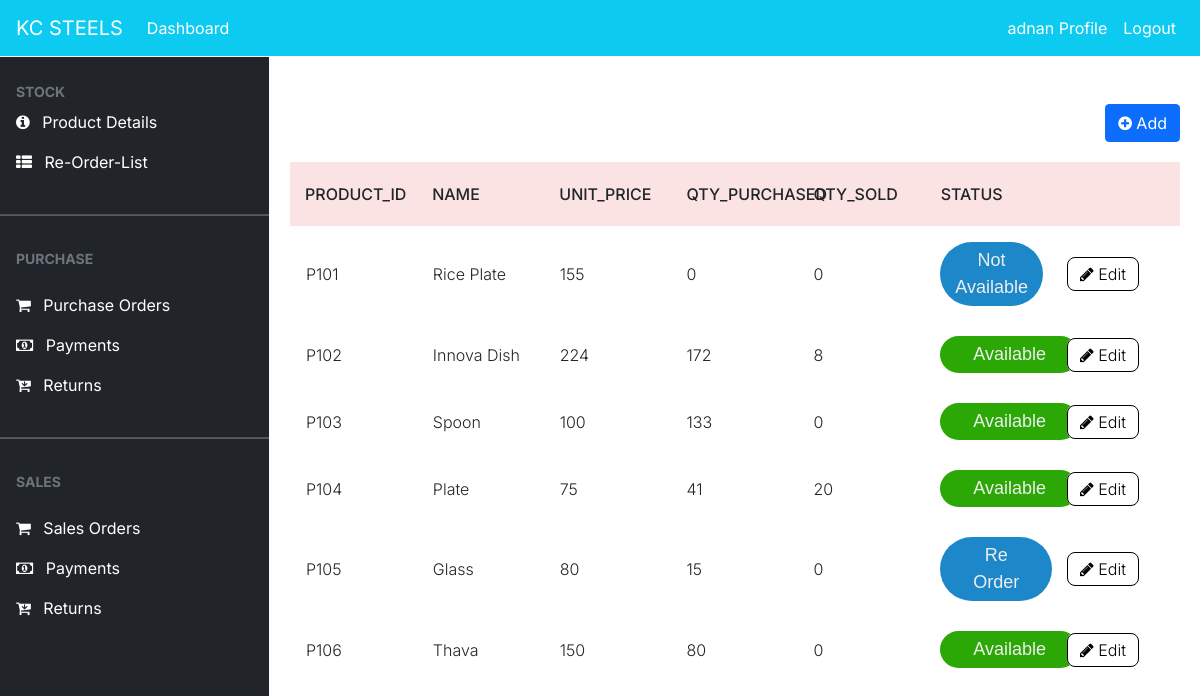
The app's page /stock/ (signed in) with its own data.
### dashboard/models.py (models this page shows, shortened)
class Item(models.Model):
        item_no = models.IntegerField(null=True)
        item_id = models.CharField(max_length=10,null=True)
        name = models.CharField(max_length=100, null=True, blank=False,unique=True)
        unit_price = models.PositiveBigIntegerField(null=True,blank=True)
        qty_available = models.PositiveIntegerField(null=True, default=0)
        qty_sold = models.PositiveIntegerField(null=True, default=0)
        qty_purchased = models.PositiveIntegerField(null=True, default=0)
        status = models.BooleanField(default=False)

### dashboard/views.py (the view)
# urls.py: path('stock/',views.stock,name='stock'),
@login_required
def stock(request):
    items = Item.objects.all()
    p_id = 101 if Item.objects.count() == 0 else Item.objects.aggregate(max=Max('item_no'))["max"] + 1
    if request.method == 'POST':
        price = request.POST.get('unit_price')
        name = request.POST.get('name')
        form = ItemForm(request.POST)
        if form.is_valid():
            Item(item_no=p_id,item_id=(f'{"P"}{p_id}'),name=name,unit_price=price).save()
    else:
        form = ItemForm
    context = {
        'items': items,
        'form' : form,
    }
    return render(request, 'dashboard/stock.html',context)

### templates/dashboard/stock.html (shortened to what this page needs)
{% extends 'partial/base.html' %}
{% load crispy_forms_tags %}
{% block content %}
{% if user.is_authenticated and user.is_superuser %}
{% else %}
{% include 'partial/topnav_staff.html'%}
<div style="margin-left:290px;margin-right:20px">
	<div class="row my-4">
			<div class="col mt-4 text-right" style="margin-bottom:20px;">
				<button type="button" class="btn btn-primary" data-toggle="modal" data-target="#P_Add">
					<i class="fa fa-plus-circle" aria-hidden="true"></i>
					Add
				</button>
			</div>
			<div class="col-md-12">
				<div class="tbl-header">
					<table cellpadding="0" cellspacing="0" border="0">
						<thead>
						<tr>
							<th scope="col">Product_id</th>
							<th scope="col">Name</th>
							<th scope="col">Unit_Price</th>
							<th scope="col">qty_purchased</th>
							<th scope="col">QTY_Sold</th>
							<th scope="col">Status</th>
							<th scope="col"></th>
						</tr>
						</thead>
					</table>
				</div>
				<div class="tbl-content">
					<table cellpadding="0" cellspacing="0" border="0">
						<tbody>
							{% for item in items %}
								<tr>
								<td>{{ item.item_id }}</td>
								<td>{{ item.name }}</td>
								<td>{{ item.unit_price }}</td>
								<td>{{ item.qty_purchased }}</td>
							<td>{{ item.qty_sold }}</td>
							{% if item.qty_purchased > 25 %}
							<td><button class="avail">Available</button></td>
							{% elif item.qty_purchased > 0 and item.qty_purchased < 25 %}
							<td><button class="re">Re Order</button></td>
							{% else %}
							<td><button class="not_avail">Not Available</button></td>
							{% endif %}
							<td scope="row"><a class="edit" href="{% url 'stock_update' item.id %}">
								<i class="fa fa-pencil" aria-hidden="true"></i>
								Edit
							</a></td>
							</tr>
							{% endfor %}
						</tbody>
					</table>
				</div>
			</div>
	</div>
</div>
{% endif %}
{% endblock %}

### templates/partial/nav.html (shortened to what this page needs)
<div class="mx-6">
	<nav class="navbar navbar-expand-lg navbar-info bg-info">
        {% if user.is_authenticated %}
            <a class="navbar-brand text-white"  href="#">KC STEELS</a>
            <div class="collapse navbar-collapse" id="navbarSupportedContent">
            <ul class="navbar-nav mr-auto">
                <li class="nav-item active">
                <a class="nav-link text-white" href="{% url 'dashboard-index' %}">Dashboard <span class="sr-only">(current)</span></a>
				</li>
            </ul>
			<ul class="navbar-nav ml-auto">
                <li class="nav-item active">
                <a class="nav-link text-white" data-toggle="modal" data-target="#viewP-{{ user.id}}"> {{ user.username }} Profile <span class="sr-only">(current)</span></a>
                </li>
                <li class="nav-item">
                <a class="nav-link text-white" href="{% url 'user-logout' %}">Logout</a>
                </li>
            </ul>
        {% endif %}
      </nav>
</div>

### static/style.css (style rules this page uses)
body { background-color: aliceblue; }

### static/tstyle.css (style rules this page uses)
table { width:100%; table-layout: fixed; }
.tbl-header { background-color: rgba(243, 162, 162, 0.3); }
.tbl-content { height:300px; margin-top: 0px; border: 1px solid rgba(255,255,255,0.3); }
th { padding: 20px 15px; text-align: left; font-weight: 500; text-transform: uppercase; }
td { padding: 15px; text-align: left; vertical-align:middle; font-weight: 300; border-bottom: solid 1px rgba(255,255,255,0.1); }

### static/sidebar/navstyle.css (style rules this page uses)
body, button { font-family: "Inter", sans-serif; }
:root { --offcanvas-width: 270px; --topNavbarHeight: 56px; }
@media (min-width: 992px) { body { overflow: auto !important; } }

### templates/dashboard/stock.html (style rules this page uses)
.avail { background-color: #2ba805; -webkit-border-radius: 60px; border-radius: 60px; border: none; color: #eeeeee; cursor: pointer; display: inline-block; font-family: sans-serif; font-size: 18px; padding: 5px 33px; text-align: center; text-decoration: none; }
.re { background-color: #1c87c9; -webkit-border-radius: 60px; border-radius: 60px; border: none; color: #eeeeee; cursor: pointer; display: inline-block; font-family: sans-serif; font-size: 18px; padding: 5px 33px; text-align: center; text-decoration: none; }
.not_avail { background-color: #1c87c9; -webkit-border-radius: 60px; border-radius: 60px; border: none; color: #eeeeee; cursor: pointer; display: inline-block; font-family: sans-serif; font-size: 18px; padding: 5px 15px; text-align: center; text-decoration: none; }
.not_avail { animation: glow_not 500ms infinite; }
.re { animation: glowing_re 1300ms infinite; }
.edit { background: white; padding: 6px 12px; color: black; border: 1px solid; border-radius: 8px; text-decoration: none; }

### records on screen
Item: item_id "P101", name "Rice Plate", unit_price "155", qty_purchased "0", qty_sold "0", shows "Not Available"
Item: item_id "P102", name "Innova Dish", unit_price "224", qty_purchased "172", qty_sold "8", shows "Available"
Item: item_id "P103", name "Spoon", unit_price "100", qty_purchased "133", qty_sold "0", shows "Available"
Item: item_id "P104", name "Plate", unit_price "75", qty_purchased "41", qty_sold "20", shows "Available"
Item: item_id "P105", name "Glass", unit_price "80", qty_purchased "15", qty_sold "0", shows "Re Order"
Item: item_id "P106", name "Thava", unit_price "150", qty_purchased "80", qty_sold "0", shows "Available"

### other values on screen
{{ user.username }} "adnan"
